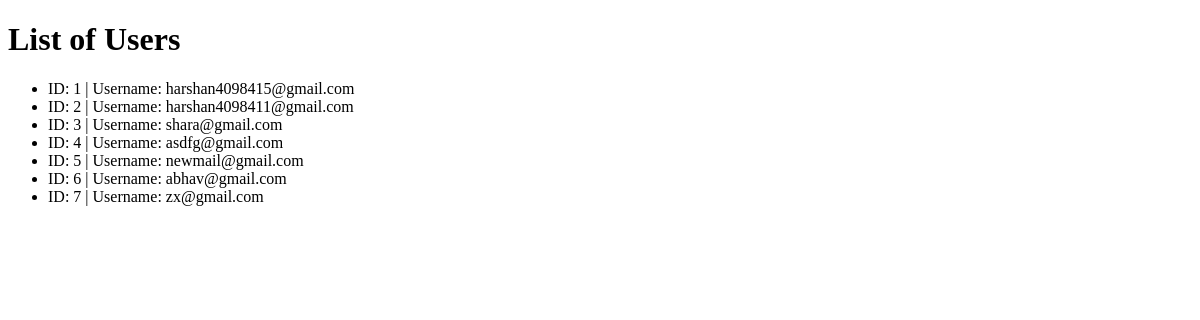
/users, run on an earlier commit of the app's database.
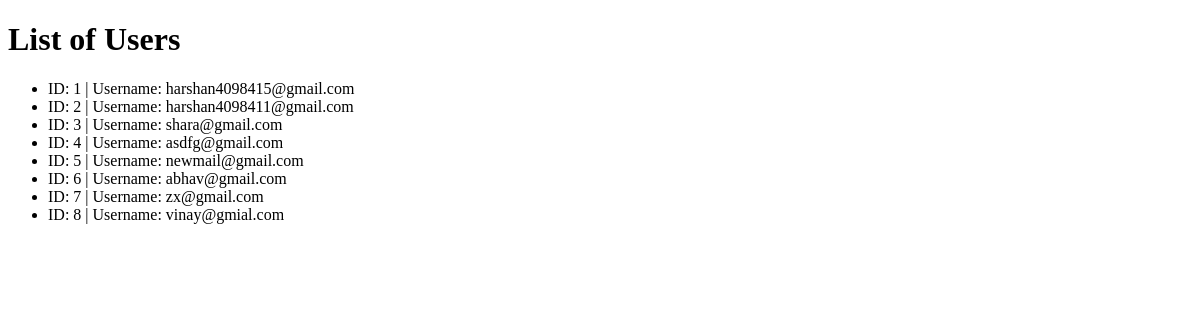
And on a later commit of the database.
### model.py (models this page shows)
class User(db.Model):
    id = db.Column(db.Integer, primary_key=True)
    username = db.Column(db.String(100), unique=True, nullable=False)
    password = db.Column(db.String(100), nullable=False)

### app.py (the view)
@app.route('/users')
def show_users():
    users = User.query.all()
    return render_template('users.html', users=users)

### templates/users.html (shortened to what this page needs)
<!DOCTYPE html>
<html>
<head>
</head>
<body>
    <h1>List of Users</h1>
    <ul>
        {% for user in users %}
            <li>ID: {{ user.id }} | Username: {{ user.username }}</li>
        {% endfor %}
    </ul>
</body>
</html>

What changed in the data, as far as the page shows it:
added User: id "8", username "vinay@gmial.com"
